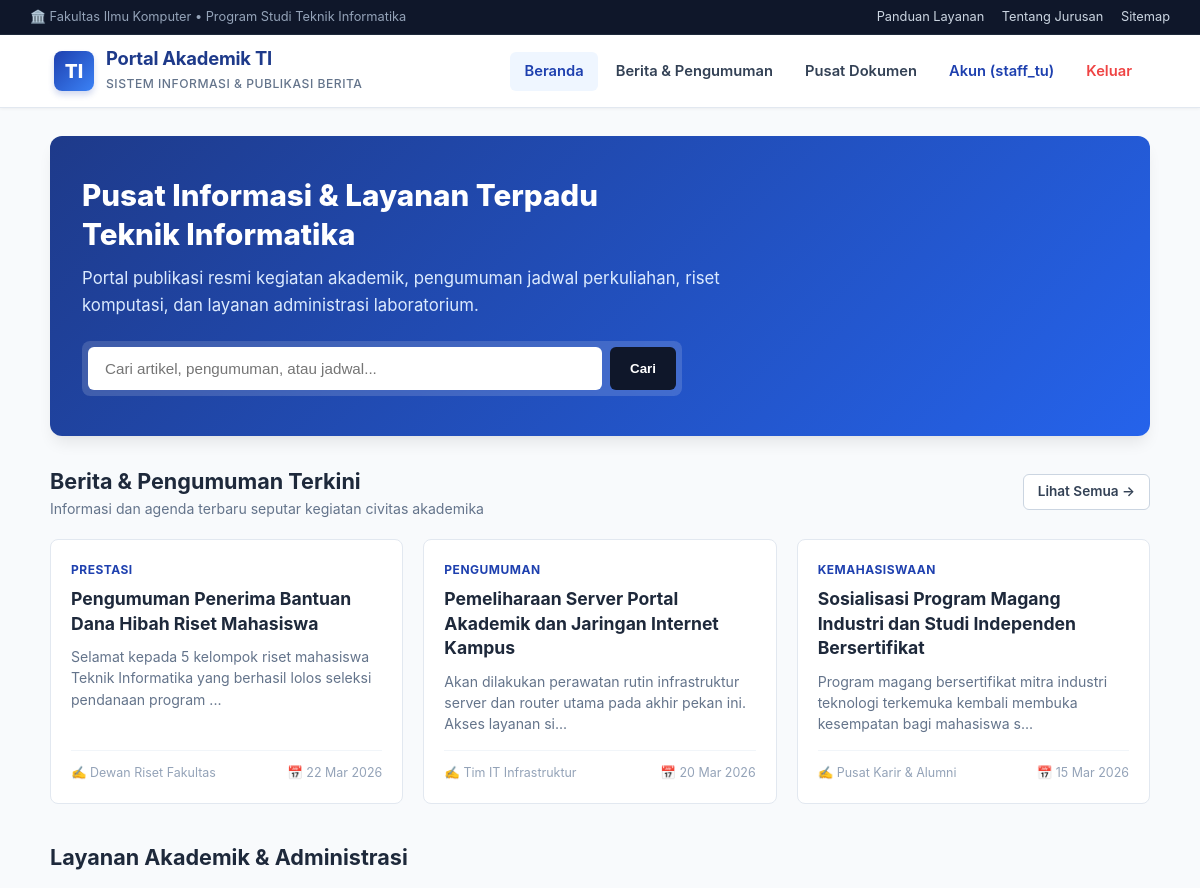
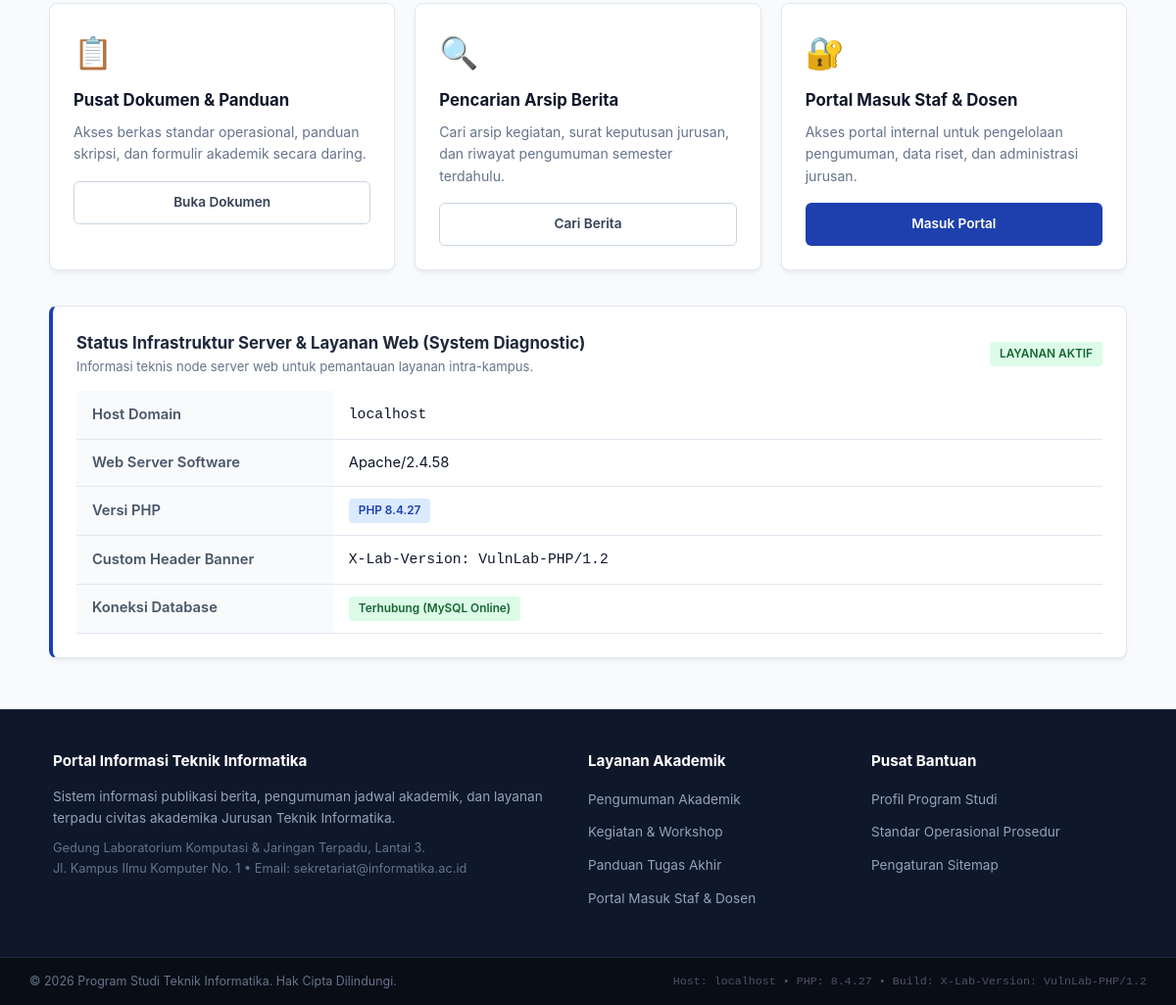
Screenshot of / (signed in) with the database file from the repository (2 pictures, top to bottom).
### tables this page shows
CREATE TABLE IF NOT EXISTS `posts` (
  `id` int(11) NOT NULL AUTO_INCREMENT,
  `title` varchar(255) NOT NULL,
  `category` varchar(100) NOT NULL,
  `content` text NOT NULL,
  `author` varchar(100) NOT NULL,
  `created_at` datetime NOT NULL DEFAULT CURRENT_TIMESTAMP,
  PRIMARY KEY (`id`)
);

### config.php (called while the page is built, shortened)
<?php
$db_host = "sql309.infinityfree.com";
$db_user = "if0_43275167";
$db_pass = "dvF8Yzj0QkT5jp";
$db_name = "if0_43275167_vulnlab";
try {
    $conn = @mysqli_connect($db_host, $db_user, $db_pass, $db_name);
    if ($conn) {
        $db_connected = true;
    } else {
        $db_connected = false;
        $db_error_message = mysqli_connect_error();
    }
} catch (Exception $e) {
    $db_connected = false;
    $db_error_message = $e->getMessage();
}
?>

### index.php (the view, shortened to what this page needs)
<?php
require_once __DIR__ . '/header.php';
$recent_posts = [];
if ($db_connected) {
    $res = @mysqli_query($conn, "SELECT id, title, category, content, author, created_at FROM posts ORDER BY id DESC LIMIT 3");
    if ($res) {
        while ($row = mysqli_fetch_assoc($res)) {
            $recent_posts[] = $row;
        }
    }
}
?>
<div class="container">
    <section class="hero-banner">
        <h2>Pusat Informasi & Layanan Terpadu<br>Teknik Informatika</h2>
        <p>
            Portal publikasi resmi kegiatan akademik, pengumuman jadwal perkuliahan, riset komputasi, dan layanan administrasi laboratorium.
        </p>
        <form action="search.php" method="GET" class="hero-search-box">
            <input type="text" name="q" class="hero-search-input" placeholder="Cari artikel, pengumuman, atau jadwal...">
            <button type="submit" class="btn-search">Cari</button>
        </form>
    </section>
    <section style="margin-bottom: 36px;">
        <div style="display: flex; justify-content: space-between; align-items: center; margin-bottom: 18px;">
            <div>
                <h3 style="font-size: 1.35rem; font-weight: 700; color: #1e293b;">Berita & Pengumuman Terkini</h3>
                <p style="color: var(--text-muted); font-size: 0.88rem;">Informasi dan agenda terbaru seputar kegiatan civitas akademika</p>
            </div>
            <a href="search.php" class="btn btn-outline" style="font-size: 0.85rem; padding: 6px 14px;">Lihat Semua &rarr;</a>
        </div>
        <?php if (!empty($recent_posts)): ?>
            <div class="grid-3">
                <?php foreach ($recent_posts as $post): ?>
                    <article class="news-card">
                        <div class="news-card-body">
                            <span class="news-category"><?= htmlspecialchars($post['category']); ?></span>
                            <h4 class="news-title"><?= htmlspecialchars($post['title']); ?></h4>
                            <p class="news-snippet">
                                <?= htmlspecialchars(mb_strimwidth($post['content'], 0, 110, "...")); ?>
                            </p>
                            <div class="news-meta">
                                <span>✍️ <?= htmlspecialchars($post['author']); ?></span>
                                <span>📅 <?= date('d M Y', strtotime($post['created_at'])); ?></span>
                            </div>
                        </div>
                    </article>
                <?php endforeach; ?>
            </div>
        <?php else: ?>
            <div class="alert alert-info">
                Belum ada artikel yang dimuat. Hubungkan database untuk melihat berita terbaru.
            </div>
        <?php endif; ?>
    </section>
    <section style="margin-bottom: 36px;">
        <h3 style="font-size: 1.35rem; font-weight: 700; color: #1e293b; margin-bottom: 16px;">Layanan Akademik & Administrasi</h3>
        <div class="grid-3">
            <div class="card" style="margin-bottom: 0;">
                <div style="font-size: 2rem; margin-bottom: 10px;">📋</div>
                <h4 style="font-size: 1.05rem; font-weight: 700; margin-bottom: 8px;">Pusat Dokumen & Panduan</h4>
                <p style="color: var(--text-muted); font-size: 0.88rem; margin-bottom: 16px;">
                    Akses berkas standar operasional, panduan skripsi, dan formulir akademik secara daring.
                </p>
                <a href="view.php?page=panduan_layanan.txt" class="btn btn-outline" style="font-size: 0.85rem; width: 100%;">Buka Dokumen</a>
            </div>
            <div class="card" style="margin-bottom: 0;">
                <div style="font-size: 2rem; margin-bottom: 10px;">🔍</div>
                <h4 style="font-size: 1.05rem; font-weight: 700; margin-bottom: 8px;">Pencarian Arsip Berita</h4>
                <p style="color: var(--text-muted); font-size: 0.88rem; margin-bottom: 16px;">
                    Cari arsip kegiatan, surat keputusan jurusan, dan riwayat pengumuman semester terdahulu.
                </p>
                <a href="search.php" class="btn btn-outline" style="font-size: 0.85rem; width: 100%;">Cari Berita</a>
            </div>
            <div class="card" style="margin-bottom: 0;">
                <div style="font-size: 2rem; margin-bottom: 10px;">🔐</div>
                <h4 style="font-size: 1.05rem; font-weight: 700; margin-bottom: 8px;">Portal Masuk Staf & Dosen</h4>
                <p style="color: var(--text-muted); font-size: 0.88rem; margin-bottom: 16px;">
                    Akses portal internal untuk pengelolaan pengumuman, data riset, dan administrasi jurusan.
                </p>
                <a href="login.php" class="btn btn-primary" style="font-size: 0.85rem; width: 100%;">Masuk Portal</a>
            </div>
        </div>
    </section>
    <section class="card" style="background: #ffffff; border-left: 4px solid var(--primary);">
        <div class="card-header" style="border-bottom: none; margin-bottom: 0; padding-bottom: 0;">
            <div>
                <h4 style="font-size: 1.05rem; font-weight: 700; color: #1e293b;">
                    Status Infrastruktur Server & Layanan Web (System Diagnostic)
                </h4>
                <p style="color: var(--text-muted); font-size: 0.82rem;">
                    Informasi teknis node server web untuk pemantauan layanan intra-kampus.
                </p>
            </div>
            <span class="badge badge-green">LAYANAN AKTIF</span>
        </div>
        <div class="table-responsive" style="margin-top: 14px;">
            <table>
                <tbody>
                    <tr>
                        <th style="width: 25%;">Host Domain</th>
                        <td><code><?= htmlspecialchars($_SERVER['HTTP_HOST'] ?? 'localhost'); ?></code></td>
                    </tr>
                    <tr>
                        <th>Web Server Software</th>
                        <td><?= htmlspecialchars($_SERVER['SERVER_SOFTWARE'] ?? 'Apache / LiteSpeed'); ?></td>
                    </tr>
                    <tr>
                        <th>Versi PHP</th>
                        <td><span class="badge badge-blue">PHP <?= htmlspecialchars(phpversion()); ?></span></td>
                    </tr>
                    <tr>
                        <th>Custom Header Banner</th>
                        <td><code>X-Lab-Version: VulnLab-PHP/1.2</code></td>
                    </tr>
                    <tr>
                        <th>Koneksi Database</th>
                        <td>
                            <?php if ($db_connected): ?>
                                <span class="badge badge-green">Terhubung (MySQL Online)</span>
                            <?php else: ?>
                                <span class="badge" style="background:#fee2e2; color:#b91c1c;">Belum Terhubung</span>
                            <?php endif; ?>
                        </td>
                    </tr>
                </tbody>
            </table>
        </div>
    </section>
</div>
<?php require_once __DIR__ . '/footer.php'; ?>

### header.php (style rules this page uses)
:root { --primary: #1e40af; --primary-dark: #1e3a8a; --primary-light: #3b82f6; --accent: #0ea5e9; --bg-page: #f8fafc; --bg-card: #ffffff; --text-main: #0f172a; --text-muted: #64748b; --border: #e2e8f0; --radius: 8px; --shadow: 0 4px 6px -1px rgba(0, 0, 0, 0.05), 0 2px 4px -2px rgba(0, 0, 0, 0.05); --shadow-lg: 0 10px 15px -3px rgba(0, 0, 0, 0.08), 0 4px 6px -4px rgba(0, 0, 0, 0.04); --font-sans: -apple-system, BlinkMacSystemFont, "Segoe UI", Roboto, "Helvetica Neue", Arial, sans-serif; --font-mono: SFMono-Regular, Consolas, "Liberation Mono", Menlo, monospace; }
* { box-sizing: border-box; margin: 0; padding: 0; }
body { background-color: var(--bg-page); color: var(--text-main); font-family: var(--font-sans); line-height: 1.6; min-height: 100vh; display: flex; flex-direction: column; }
.container { max-width: 1140px; width: 100%; margin: 28px auto; padding: 0 20px; flex: 1; }
.card { background: var(--bg-card); border: 1px solid var(--border); border-radius: var(--radius); padding: 24px; box-shadow: var(--shadow); margin-bottom: 24px; }
.card-header { display: flex; justify-content: space-between; align-items: center; border-bottom: 1px solid var(--border); padding-bottom: 14px; margin-bottom: 18px; }
.hero-banner { background: linear-gradient(135deg, #1e3a8a 0%, #2563eb 100%); color: #ffffff; border-radius: 12px; padding: 40px 32px; margin-bottom: 28px; box-shadow: var(--shadow-lg); position: relative; overflow: hidden; }
.hero-banner h2 { font-size: 1.85rem; font-weight: 800; margin-bottom: 12px; line-height: 1.3; }
.hero-banner p { font-size: 1.05rem; color: #dbeafe; max-width: 680px; margin-bottom: 22px; }
.hero-search-box { display: flex; gap: 8px; max-width: 600px; background: rgba(255, 255, 255, 0.15); padding: 6px; border-radius: 8px; backdrop-filter: blur(4px); }
.hero-search-input { flex: 1; padding: 12px 16px; border-radius: 6px; border: 1px solid rgba(255, 255, 255, 0.3); background: #ffffff; font-size: 0.95rem; outline: none; }
.btn-search { background-color: #0f172a; color: #ffffff; border: none; padding: 12px 20px; border-radius: 6px; font-weight: 600; cursor: pointer; transition: background 0.2s; }
.grid-3 { display: grid; grid-template-columns: repeat(auto-fit, minmax(320px, 1fr)); gap: 20px; }
.news-card { background: #ffffff; border: 1px solid var(--border); border-radius: 8px; overflow: hidden; display: flex; flex-direction: column; transition: transform 0.2s, box-shadow 0.2s; }
.news-card-body { padding: 20px; flex: 1; display: flex; flex-direction: column; }
.news-category { font-size: 0.75rem; font-weight: 700; text-transform: uppercase; color: var(--primary); letter-spacing: 0.5px; margin-bottom: 8px; }
.news-title { font-size: 1.1rem; font-weight: 700; color: #1e293b; margin-bottom: 10px; line-height: 1.4; }
.news-snippet { font-size: 0.88rem; color: var(--text-muted); margin-bottom: 16px; flex: 1; line-height: 1.5; }
.news-meta { font-size: 0.78rem; color: #94a3b8; border-top: 1px solid #f1f5f9; padding-top: 12px; display: flex; justify-content: space-between; }
.btn { display: inline-block; padding: 10px 20px; font-size: 0.92rem; font-weight: 600; text-decoration: none; border-radius: 6px; border: 1px solid transparent; cursor: pointer; transition: all 0.2s; text-align: center; }
.btn-primary { background-color: var(--primary); color: #ffffff; }
.btn-outline { background-color: #ffffff; color: #334155; border: 1px solid #cbd5e1; }
.badge { display: inline-block; padding: 3px 10px; font-size: 0.74rem; font-weight: 600; border-radius: 4px; }
.badge-blue { background: #dbeafe; color: #1e40af; }
.badge-green { background: #dcfce7; color: #166534; }
.table-responsive { overflow-x: auto; }
table { width: 100%; border-collapse: collapse; font-size: 0.92rem; text-align: left; }
th, td { padding: 12px 16px; border-bottom: 1px solid var(--border); }
th { background-color: #f8fafc; color: #475569; font-weight: 600; }

### rows the page displays
posts: category "PRESTASI", title "Pengumuman Penerima Bantuan Dana Hibah Riset Mahasiswa", content "Selamat kepada 5 kelompok riset mahasiswa Teknik Informatika yang berhasil lolos seleksi pendanaan program ...", author "Dewan Riset Fakultas", created_at "22 Mar 2026"
posts: category "PENGUMUMAN", title "Pemeliharaan Server Portal Akademik dan Jaringan Internet Kampus", content "Akan dilakukan perawatan rutin infrastruktur server dan router utama pada akhir pekan ini. Akses layanan si...", author "Tim IT Infrastruktur", created_at "20 Mar 2026"
posts: category "KEMAHASISWAAN", title "Sosialisasi Program Magang Industri dan Studi Independen Bersertifikat", content "Program magang bersertifikat mitra industri teknologi terkemuka kembali membuka kesempatan bagi mahasiswa s...", author "Pusat Karir & Alumni", created_at "15 Mar 2026"

### other values shown
$logged_user['username'] "staff_tu"
$_SERVER['HTTP_HOST'] "localhost"
$_SERVER['SERVER_SOFTWARE'] "Apache/2.4.58"
phpversion() "8.4.27"
